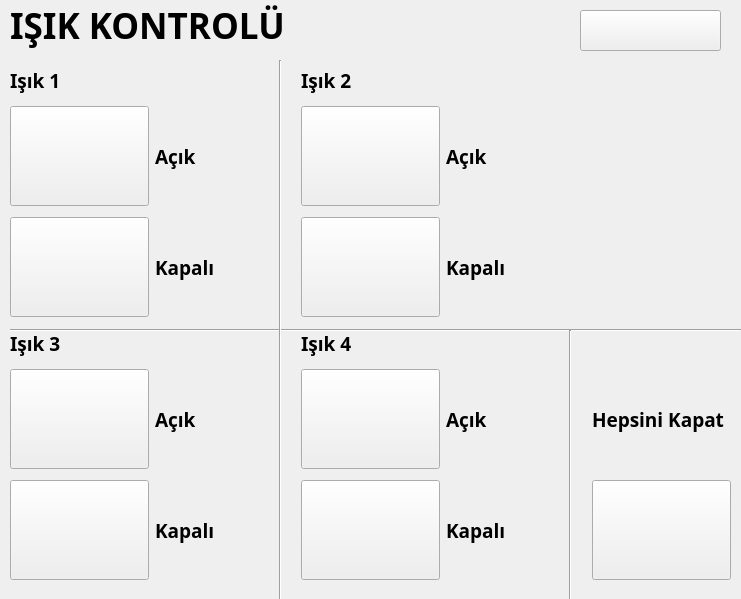
<?xml version="1.0" encoding="UTF-8"?>
<ui version="4.0">
 <class>MainWindow</class>
 <widget class="QWidget" name="MainWindow">
  <property name="geometry">
   <rect>
    <x>0</x>
    <y>0</y>
    <width>741</width>
    <height>599</height>
   </rect>
  </property>
  <property name="windowTitle">
   <string>MaM Sense</string>
  </property>
  <property name="windowIcon">
   <iconset>
    <normaloff>icons/MAMLOGO.png</normaloff>icons/MAMLOGO.png</iconset>
  </property>
  <widget class="QWidget" name="centralwidget">
   <widget class="QWidget" name="gridLayoutWidget">
    <property name="geometry">
     <rect>
      <x>10</x>
      <y>60</y>
      <width>721</width>
      <height>530</height>
     </rect>
    </property>
    <layout class="QGridLayout" name="gridLayout">
     <item row="3" column="2">
      <widget class="QLabel" name="label_31">
       <property name="maximumSize">
        <size>
         <width>16777215</width>
         <height>30</height>
        </size>
       </property>
       <property name="font">
        <font>
         <family>Century Gothic</family>
         <pointsize>14</pointsize>
         <weight>75</weight>
         <bold>true</bold>
        </font>
       </property>
       <property name="text">
        <string>Işık 4</string>
       </property>
      </widget>
     </item>
     <item row="1" column="3">
      <widget class="QLabel" name="label_27">
       <property name="font">
        <font>
         <family>Century Gothic</family>
         <pointsize>14</pointsize>
         <weight>75</weight>
         <bold>true</bold>
        </font>
       </property>
       <property name="text">
        <string>Açık</string>
       </property>
      </widget>
     </item>
     <item row="0" column="2">
      <widget class="QLabel" name="label_29">
       <property name="maximumSize">
        <size>
         <width>16777215</width>
         <height>30</height>
        </size>
       </property>
       <property name="font">
        <font>
         <family>Century Gothic</family>
         <pointsize>14</pointsize>
         <weight>75</weight>
         <bold>true</bold>
        </font>
       </property>
       <property name="text">
        <string>Işık 2</string>
       </property>
      </widget>
     </item>
     <item row="0" column="0">
      <widget class="QLabel" name="label_20">
       <property name="maximumSize">
        <size>
         <width>16777215</width>
         <height>30</height>
        </size>
       </property>
       <property name="font">
        <font>
         <family>Century Gothic</family>
         <pointsize>14</pointsize>
         <weight>75</weight>
         <bold>true</bold>
        </font>
       </property>
       <property name="text">
        <string>Işık 1</string>
       </property>
      </widget>
     </item>
     <item row="4" column="1">
      <widget class="QLabel" name="label_21">
       <property name="font">
        <font>
         <family>Century Gothic</family>
         <pointsize>14</pointsize>
         <weight>75</weight>
         <bold>true</bold>
        </font>
       </property>
       <property name="text">
        <string>Açık</string>
       </property>
      </widget>
     </item>
     <item row="4" column="0">
      <widget class="QPushButton" name="pushButton_61">
       <property name="minimumSize">
        <size>
         <width>0</width>
         <height>100</height>
        </size>
       </property>
       <property name="font">
        <font>
         <family>Century Gothic</family>
         <pointsize>20</pointsize>
         <weight>75</weight>
         <bold>true</bold>
        </font>
       </property>
       <property name="text">
        <string/>
       </property>
       <property name="icon">
        <iconset>
         <normaloff>icons/lights/lightsOpen.png</normaloff>icons/lights/lightsOpen.png</iconset>
       </property>
       <property name="iconSize">
        <size>
         <width>75</width>
         <height>75</height>
        </size>
       </property>
      </widget>
     </item>
     <item row="2" column="2">
      <widget class="QPushButton" name="pushButton_58">
       <property name="minimumSize">
        <size>
         <width>0</width>
         <height>100</height>
        </size>
       </property>
       <property name="font">
        <font>
         <family>Century Gothic</family>
         <pointsize>20</pointsize>
         <weight>75</weight>
         <bold>true</bold>
        </font>
       </property>
       <property name="text">
        <string/>
       </property>
       <property name="icon">
        <iconset>
         <normaloff>icons/lights/lightsClose.png</normaloff>icons/lights/lightsClose.png</iconset>
       </property>
       <property name="iconSize">
        <size>
         <width>75</width>
         <height>75</height>
        </size>
       </property>
      </widget>
     </item>
     <item row="4" column="2">
      <widget class="QPushButton" name="pushButton_67">
       <property name="minimumSize">
        <size>
         <width>0</width>
         <height>100</height>
        </size>
       </property>
       <property name="font">
        <font>
         <family>Century Gothic</family>
         <pointsize>20</pointsize>
         <weight>75</weight>
         <bold>true</bold>
        </font>
       </property>
       <property name="text">
        <string/>
       </property>
       <property name="icon">
        <iconset>
         <normaloff>icons/lights/lightsOpen.png</normaloff>icons/lights/lightsOpen.png</iconset>
       </property>
       <property name="iconSize">
        <size>
         <width>75</width>
         <height>75</height>
        </size>
       </property>
      </widget>
     </item>
     <item row="2" column="0">
      <widget class="QPushButton" name="pushButton_63">
       <property name="minimumSize">
        <size>
         <width>0</width>
         <height>100</height>
        </size>
       </property>
       <property name="font">
        <font>
         <family>Century Gothic</family>
         <pointsize>20</pointsize>
         <weight>75</weight>
         <bold>true</bold>
        </font>
       </property>
       <property name="text">
        <string/>
       </property>
       <property name="icon">
        <iconset>
         <normaloff>icons/lights/lightsClose.png</normaloff>icons/lights/lightsClose.png</iconset>
       </property>
       <property name="iconSize">
        <size>
         <width>75</width>
         <height>75</height>
        </size>
       </property>
      </widget>
     </item>
     <item row="5" column="0">
      <widget class="QPushButton" name="pushButton_60">
       <property name="minimumSize">
        <size>
         <width>0</width>
         <height>100</height>
        </size>
       </property>
       <property name="font">
        <font>
         <family>Century Gothic</family>
         <pointsize>20</pointsize>
         <weight>75</weight>
         <bold>true</bold>
        </font>
       </property>
       <property name="text">
        <string/>
       </property>
       <property name="icon">
        <iconset>
         <normaloff>icons/lights/lightsClose.png</normaloff>icons/lights/lightsClose.png</iconset>
       </property>
       <property name="iconSize">
        <size>
         <width>75</width>
         <height>75</height>
        </size>
       </property>
      </widget>
     </item>
     <item row="1" column="2">
      <widget class="QPushButton" name="pushButton_59">
       <property name="minimumSize">
        <size>
         <width>0</width>
         <height>100</height>
        </size>
       </property>
       <property name="font">
        <font>
         <family>Century Gothic</family>
         <pointsize>20</pointsize>
         <weight>75</weight>
         <bold>true</bold>
        </font>
       </property>
       <property name="text">
        <string/>
       </property>
       <property name="icon">
        <iconset>
         <normaloff>icons/lights/lightsOpen.png</normaloff>icons/lights/lightsOpen.png</iconset>
       </property>
       <property name="iconSize">
        <size>
         <width>75</width>
         <height>75</height>
        </size>
       </property>
      </widget>
     </item>
     <item row="1" column="0">
      <widget class="QPushButton" name="pushButton_57">
       <property name="minimumSize">
        <size>
         <width>0</width>
         <height>100</height>
        </size>
       </property>
       <property name="font">
        <font>
         <family>Century Gothic</family>
         <pointsize>20</pointsize>
         <weight>75</weight>
         <bold>true</bold>
        </font>
       </property>
       <property name="text">
        <string/>
       </property>
       <property name="icon">
        <iconset>
         <normaloff>icons/lights/lightsOpen.png</normaloff>icons/lights/lightsOpen.png</iconset>
       </property>
       <property name="iconSize">
        <size>
         <width>75</width>
         <height>75</height>
        </size>
       </property>
      </widget>
     </item>
     <item row="5" column="2">
      <widget class="QPushButton" name="pushButton_62">
       <property name="minimumSize">
        <size>
         <width>0</width>
         <height>100</height>
        </size>
       </property>
       <property name="font">
        <font>
         <family>Century Gothic</family>
         <pointsize>20</pointsize>
         <weight>75</weight>
         <bold>true</bold>
        </font>
       </property>
       <property name="text">
        <string/>
       </property>
       <property name="icon">
        <iconset>
         <normaloff>icons/lights/lightsClose.png</normaloff>icons/lights/lightsClose.png</iconset>
       </property>
       <property name="iconSize">
        <size>
         <width>75</width>
         <height>75</height>
        </size>
       </property>
      </widget>
     </item>
     <item row="2" column="3">
      <widget class="QLabel" name="label_35">
       <property name="font">
        <font>
         <family>Century Gothic</family>
         <pointsize>14</pointsize>
         <weight>75</weight>
         <bold>true</bold>
        </font>
       </property>
       <property name="text">
        <string>Kapalı</string>
       </property>
      </widget>
     </item>
     <item row="2" column="1">
      <widget class="QLabel" name="label_34">
       <property name="font">
        <font>
         <family>Century Gothic</family>
         <pointsize>14</pointsize>
         <weight>75</weight>
         <bold>true</bold>
        </font>
       </property>
       <property name="text">
        <string>Kapalı</string>
       </property>
      </widget>
     </item>
     <item row="1" column="1">
      <widget class="QLabel" name="label_32">
       <property name="font">
        <font>
         <family>Century Gothic</family>
         <pointsize>14</pointsize>
         <weight>75</weight>
         <bold>true</bold>
        </font>
       </property>
       <property name="text">
        <string>Açık</string>
       </property>
      </widget>
     </item>
     <item row="5" column="1">
      <widget class="QLabel" name="label_33">
       <property name="font">
        <font>
         <family>Century Gothic</family>
         <pointsize>14</pointsize>
         <weight>75</weight>
         <bold>true</bold>
        </font>
       </property>
       <property name="text">
        <string>Kapalı</string>
       </property>
      </widget>
     </item>
     <item row="4" column="3">
      <widget class="QLabel" name="label_25">
       <property name="font">
        <font>
         <family>Century Gothic</family>
         <pointsize>14</pointsize>
         <weight>75</weight>
         <bold>true</bold>
        </font>
       </property>
       <property name="text">
        <string>Açık</string>
       </property>
      </widget>
     </item>
     <item row="5" column="3">
      <widget class="QLabel" name="label_26">
       <property name="font">
        <font>
         <family>Century Gothic</family>
         <pointsize>14</pointsize>
         <weight>75</weight>
         <bold>true</bold>
        </font>
       </property>
       <property name="text">
        <string>Kapalı</string>
       </property>
      </widget>
     </item>
     <item row="4" column="4">
      <widget class="QLabel" name="label_28">
       <property name="font">
        <font>
         <family>Century Gothic</family>
         <pointsize>14</pointsize>
         <weight>75</weight>
         <bold>true</bold>
        </font>
       </property>
       <property name="text">
        <string>Hepsini Kapat</string>
       </property>
      </widget>
     </item>
     <item row="5" column="4">
      <widget class="QPushButton" name="pushButton_68">
       <property name="minimumSize">
        <size>
         <width>0</width>
         <height>100</height>
        </size>
       </property>
       <property name="font">
        <font>
         <family>Century Gothic</family>
         <pointsize>20</pointsize>
         <weight>75</weight>
         <bold>true</bold>
        </font>
       </property>
       <property name="text">
        <string/>
       </property>
       <property name="icon">
        <iconset>
         <normaloff>icons/lights/lightsClose.png</normaloff>icons/lights/lightsClose.png</iconset>
       </property>
       <property name="iconSize">
        <size>
         <width>75</width>
         <height>75</height>
        </size>
       </property>
      </widget>
     </item>
     <item row="3" column="0">
      <widget class="QLabel" name="label_30">
       <property name="maximumSize">
        <size>
         <width>16777215</width>
         <height>30</height>
        </size>
       </property>
       <property name="font">
        <font>
         <family>Century Gothic</family>
         <pointsize>14</pointsize>
         <weight>75</weight>
         <bold>true</bold>
        </font>
       </property>
       <property name="text">
        <string>Işık 3</string>
       </property>
      </widget>
     </item>
    </layout>
   </widget>
   <widget class="QPushButton" name="pushButton_56">
    <property name="geometry">
     <rect>
      <x>580</x>
      <y>10</y>
      <width>141</width>
      <height>41</height>
     </rect>
    </property>
    <property name="font">
     <font>
      <family>Century Gothic</family>
      <pointsize>20</pointsize>
      <weight>75</weight>
      <bold>true</bold>
     </font>
    </property>
    <property name="text">
     <string/>
    </property>
    <property name="icon">
     <iconset>
      <normaloff>icons/back.png</normaloff>icons/back.png</iconset>
    </property>
    <property name="iconSize">
     <size>
      <width>32</width>
      <height>32</height>
     </size>
    </property>
   </widget>
   <widget class="QLabel" name="label_2">
    <property name="geometry">
     <rect>
      <x>10</x>
      <y>0</y>
      <width>401</width>
      <height>51</height>
     </rect>
    </property>
    <property name="font">
     <font>
      <family>Century Gothic</family>
      <pointsize>26</pointsize>
      <weight>75</weight>
      <bold>true</bold>
     </font>
    </property>
    <property name="styleSheet">
     <string notr="true"/>
    </property>
    <property name="text">
     <string>IŞIK KONTROLÜ</string>
    </property>
   </widget>
   <widget class="Line" name="line">
    <property name="geometry">
     <rect>
      <x>10</x>
      <y>320</y>
      <width>731</width>
      <height>20</height>
     </rect>
    </property>
    <property name="orientation">
     <enum>Qt::Horizontal</enum>
    </property>
   </widget>
   <widget class="Line" name="line_2">
    <property name="geometry">
     <rect>
      <x>270</x>
      <y>60</y>
      <width>20</width>
      <height>541</height>
     </rect>
    </property>
    <property name="orientation">
     <enum>Qt::Vertical</enum>
    </property>
   </widget>
   <widget class="Line" name="line_3">
    <property name="geometry">
     <rect>
      <x>560</x>
      <y>330</y>
      <width>20</width>
      <height>271</height>
     </rect>
    </property>
    <property name="orientation">
     <enum>Qt::Vertical</enum>
    </property>
   </widget>
  </widget>
 </widget>
 <resources/>
 <connections/>
</ui>
